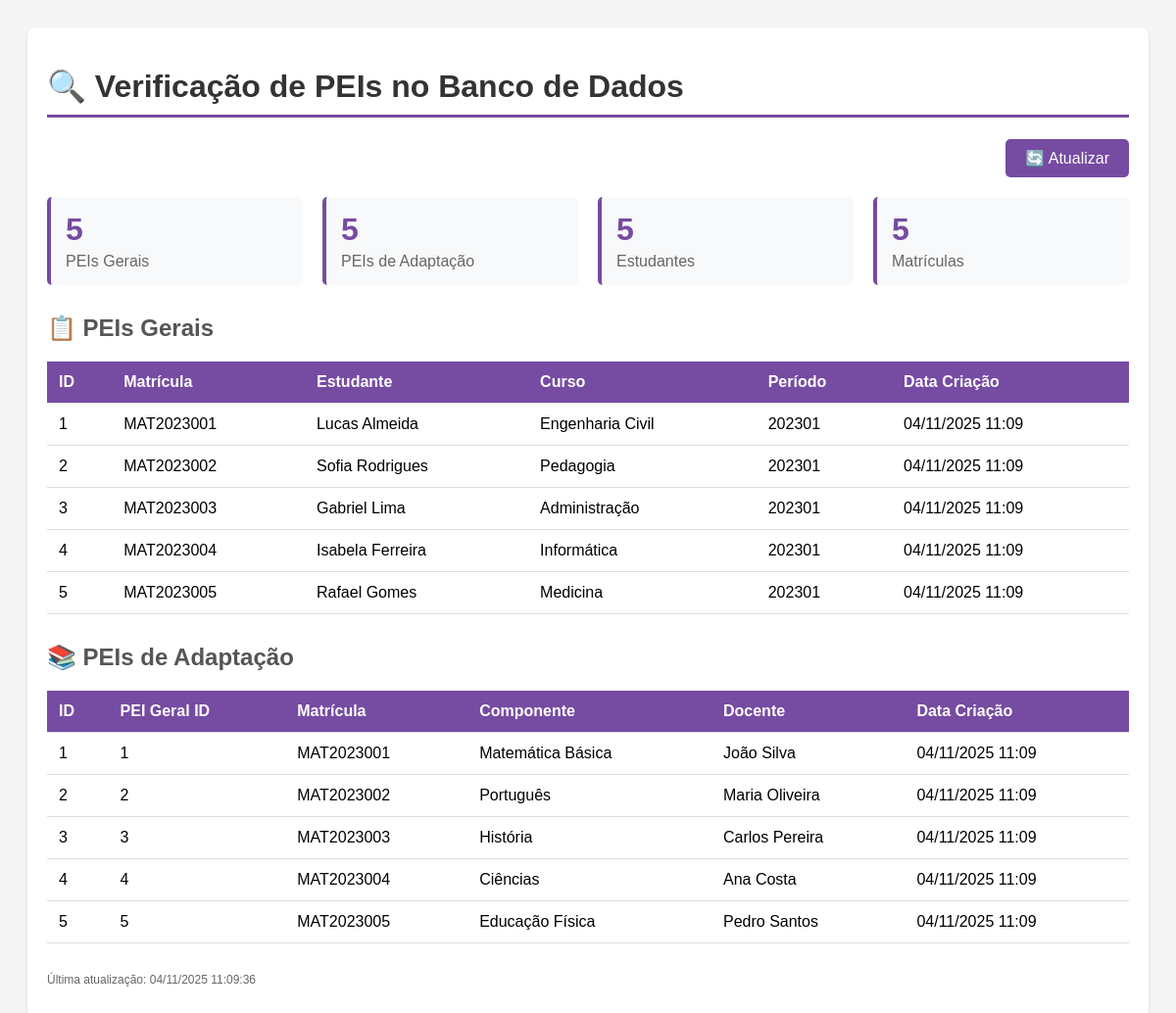
The app's page /verificar-pei.php with its own data.
### tables this page shows
CREATE TABLE PEI_GERAL (
    id INT AUTO_INCREMENT,
    matricula VARCHAR(50) NOT NULL,
    periodo CHAR(10),
    dificuldades TEXT,
    interesses_habilidades TEXT,
    estrategias TEXT,
    data_criacao TIMESTAMP DEFAULT CURRENT_TIMESTAMP,
    data_atualizacao TIMESTAMP DEFAULT CURRENT_TIMESTAMP ON UPDATE CURRENT_TIMESTAMP,
    PRIMARY KEY(id),
    FOREIGN KEY (matricula) REFERENCES MATRICULAS(matricula)
);

CREATE TABLE ESTUDANTES (
    id_aluno INT AUTO_INCREMENT,
    cpf VARCHAR(14) NOT NULL UNIQUE,
    nome VARCHAR(255) NOT NULL,
    contato VARCHAR(20),
    endereco VARCHAR(500),
    precisa_atendimento_psicopedagogico TINYINT(1) DEFAULT 0,
    PRIMARY KEY(id_aluno)
);

CREATE TABLE CURSOS (
    codigo VARCHAR(50) NOT NULL,
    nome VARCHAR(255) NOT NULL,
    modalidade VARCHAR(100),
    carga_horaria INT,
    duracao VARCHAR(100),
    coordenador_cpf VARCHAR(14),
    PRIMARY KEY(codigo),
    FOREIGN KEY (coordenador_cpf) REFERENCES SERVIDORES(cpf)
);

CREATE TABLE PEI_ADAPTACAO (
    id INT AUTO_INCREMENT,
    pei_geral_id INT NOT NULL,
    codigo_componente INT NOT NULL,
    ementa TEXT,
    objetivo_geral TEXT,
    objetivos_especificos TEXT,
    conteudos TEXT,
    metodologia TEXT,
    avaliacao TEXT,
    comentarios_napne TEXT,
    docente VARCHAR(255),
    data_criacao TIMESTAMP DEFAULT CURRENT_TIMESTAMP,
    data_atualizacao TIMESTAMP DEFAULT CURRENT_TIMESTAMP ON UPDATE CURRENT_TIMESTAMP,
    PRIMARY KEY(id),
    FOREIGN KEY (pei_geral_id) REFERENCES PEI_GERAL(id),
    FOREIGN KEY (codigo_componente) REFERENCES COMPONENTES_CURRICULARES(codigo_componente)
);

CREATE TABLE COMPONENTES_CURRICULARES (
    codigo_componente INT NOT NULL,
    componente VARCHAR(255) NOT NULL,
    carga_horaria INT NOT NULL,
    PRIMARY KEY(codigo_componente)
);

### verificar-pei.php (the view, shortened to what this page needs)
<!DOCTYPE html>
<html lang="pt-BR">
<head>
</head>
<body>
    <div class="container">
        <h1>🔍 Verificação de PEIs no Banco de Dados</h1>
        <div style="text-align: right; margin-bottom: 20px;">
            <button class="refresh-btn" onclick="location.reload()">🔄 Atualizar</button>
        </div>
        <?php
        try {
            $pdo = Banco::getConexao();
            $stmt = $pdo->query("SELECT COUNT(*) as total FROM PEI_GERAL");
            $totalGeral = $stmt->fetch(PDO::FETCH_ASSOC)['total'];
            $stmt = $pdo->query("SELECT COUNT(*) as total FROM PEI_ADAPTACAO");
            $totalAdaptacao = $stmt->fetch(PDO::FETCH_ASSOC)['total'];
            $stmt = $pdo->query("SELECT COUNT(*) as total FROM MATRICULAS");
            $totalMatriculas = $stmt->fetch(PDO::FETCH_ASSOC)['total'];
            $stmt = $pdo->query("SELECT COUNT(*) as total FROM ESTUDANTES");
            $totalEstudantes = $stmt->fetch(PDO::FETCH_ASSOC)['total'];
            ?>
            <div class="stats">
                <div class="stat-box">
                    <div class="stat-number"><?php echo $totalGeral; ?></div>
                    <div class="stat-label">PEIs Gerais</div>
                </div>
                <div class="stat-box">
                    <div class="stat-number"><?php echo $totalAdaptacao; ?></div>
                    <div class="stat-label">PEIs de Adaptação</div>
                </div>
                <div class="stat-box">
                    <div class="stat-number"><?php echo $totalEstudantes; ?></div>
                    <div class="stat-label">Estudantes</div>
                </div>
                <div class="stat-box">
                    <div class="stat-number"><?php echo $totalMatriculas; ?></div>
                    <div class="stat-label">Matrículas</div>
                </div>
            </div>
            <h2>📋 PEIs Gerais</h2>
            <?php
            $stmt = $pdo->query("
                SELECT
                    pg.id,
                    pg.matricula,
                    pg.periodo,
                    pg.dificuldades,
                    pg.interesses_habilidades,
                    pg.estrategias,
                    pg.data_criacao,
                    e.nome as estudante_nome,
                    c.nome as curso_nome
                FROM PEI_GERAL pg
                LEFT JOIN MATRICULAS m ON pg.matricula = m.matricula
                LEFT JOIN ESTUDANTES e ON m.estudante_id = e.id_aluno
                LEFT JOIN CURSOS c ON m.curso_id = c.codigo
                ORDER BY pg.data_criacao DESC
                LIMIT 20
            ");
            $peisGeral = $stmt->fetchAll(PDO::FETCH_ASSOC);
            if (count($peisGeral) > 0) {
                echo "<table>";
                echo "<tr><th>ID</th><th>Matrícula</th><th>Estudante</th><th>Curso</th><th>Período</th><th>Data Criação</th></tr>";
                foreach ($peisGeral as $pei) {
                    echo "<tr>";
                    echo "<td>" . $pei['id'] . "</td>";
                    echo "<td>" . $pei['matricula'] . "</td>";
                    echo "<td>" . ($pei['estudante_nome'] ?: 'N/A') . "</td>";
                    echo "<td>" . ($pei['curso_nome'] ?: 'N/A') . "</td>";
                    echo "<td>" . ($pei['periodo'] ?: 'N/A') . "</td>";
                    echo "<td>" . date('d/m/Y H:i', strtotime($pei['data_criacao'])) . "</td>";
                    echo "</tr>";
                }
                echo "</table>";
            } else {
                echo "<p style='color: #666;'>Nenhum PEI Geral encontrado no banco.</p>";
            }
            ?>
            <h2>📚 PEIs de Adaptação</h2>
            <?php
            $stmt = $pdo->query("
                SELECT
                    pa.id,
                    pa.pei_geral_id,
                    pa.codigo_componente,
                    pa.docente,
                    pa.objetivo_geral,
                    pa.data_criacao,
                    cc.componente as nome_componente,
                    pg.matricula
                FROM PEI_ADAPTACAO pa
                LEFT JOIN COMPONENTES_CURRICULARES cc ON pa.codigo_componente = cc.codigo_componente
                LEFT JOIN PEI_GERAL pg ON pa.pei_geral_id = pg.id
                ORDER BY pa.data_criacao DESC
                LIMIT 20
            ");
            $peisAdaptacao = $stmt->fetchAll(PDO::FETCH_ASSOC);
            if (count($peisAdaptacao) > 0) {
                echo "<table>";
                echo "<tr><th>ID</th><th>PEI Geral ID</th><th>Matrícula</th><th>Componente</th><th>Docente</th><th>Data Criação</th></tr>";
                foreach ($peisAdaptacao as $pei) {
                    echo "<tr>";
                    echo "<td>" . $pei['id'] . "</td>";
                    echo "<td>" . $pei['pei_geral_id'] . "</td>";
                    echo "<td>" . ($pei['matricula'] ?: 'N/A') . "</td>";
                    echo "<td>" . ($pei['nome_componente'] ?: 'Código: ' . $pei['codigo_componente']) . "</td>";
                    echo "<td>" . ($pei['docente'] ?: 'N/A') . "</td>";
                    echo "<td>" . date('d/m/Y H:i', strtotime($pei['data_criacao'])) . "</td>";
                    echo "</tr>";
                }
                echo "</table>";
            } else {
                echo "<p style='color: #666;'>Nenhum PEI de Adaptação encontrado no banco.</p>";
            }
            ?>
            <p style="margin-top: 30px; color: #666; font-size: 12px;">
                Última atualização: <?php echo date('d/m/Y H:i:s'); ?>
            </p>
        <?php
        } catch (Exception $e) {
            echo "<p style='color: red;'>❌ Erro ao conectar com o banco: " . $e->getMessage() . "</p>";
        }
        ?>
    </div>
</body>
</html>

### verificar-pei.php (style rules this page uses)
body { font-family: Arial, sans-serif; padding: 20px; background: #f5f5f5; }
.container { max-width: 1200px; margin: 0 auto; background: white; padding: 20px; border-radius: 8px; box-shadow: 0 2px 4px rgba(0,0,0,0.1); }
h1 { color: #333; border-bottom: 3px solid #764ba2; padding-bottom: 10px; }
h2 { color: #555; margin-top: 30px; }
table { width: 100%; border-collapse: collapse; margin: 20px 0; }
th, td { padding: 12px; text-align: left; border-bottom: 1px solid #ddd; }
th { background-color: #764ba2; color: white; }
.stats { display: flex; gap: 20px; margin: 20px 0; }
.stat-box { flex: 1; padding: 15px; background: #f8f9fa; border-radius: 5px; border-left: 4px solid #764ba2; }
.stat-number { font-size: 32px; font-weight: bold; color: #764ba2; }
.stat-label { color: #666; margin-top: 5px; }
.refresh-btn { background: #764ba2; color: white; padding: 10px 20px; border: none; border-radius: 5px; cursor: pointer; font-size: 16px; }

### records on screen
pei_geral: id "1", matricula "MAT2023001", estudantes.nome "Lucas Almeida", cursos.nome "Engenharia Civil", periodo "202301", data_criacao "04/11/2025 11:09"
pei_geral: id "2", matricula "MAT2023002", estudantes.nome "Sofia Rodrigues", cursos.nome "Pedagogia", periodo "202301", data_criacao "04/11/2025 11:09"
pei_geral: id "3", matricula "MAT2023003", estudantes.nome "Gabriel Lima", cursos.nome "Administração", periodo "202301", data_criacao "04/11/2025 11:09"
pei_geral: id "4", matricula "MAT2023004", estudantes.nome "Isabela Ferreira", cursos.nome "Informática", periodo "202301", data_criacao "04/11/2025 11:09"
pei_geral: id "5", matricula "MAT2023005", estudantes.nome "Rafael Gomes", cursos.nome "Medicina", periodo "202301", data_criacao "04/11/2025 11:09"
pei_adaptacao: id "1", pei_geral "1", pei_geral.matricula "MAT2023001", codigo_componente.componente "Matemática Básica", docente "João Silva", data_criacao "04/11/2025 11:09"
pei_adaptacao: id "2", pei_geral "2", pei_geral.matricula "MAT2023002", codigo_componente.componente "Português", docente "Maria Oliveira", data_criacao "04/11/2025 11:09"
pei_adaptacao: id "3", pei_geral "3", pei_geral.matricula "MAT2023003", codigo_componente.componente "História", docente "Carlos Pereira", data_criacao "04/11/2025 11:09"
pei_adaptacao: id "4", pei_geral "4", pei_geral.matricula "MAT2023004", codigo_componente.componente "Ciências", docente "Ana Costa", data_criacao "04/11/2025 11:09"
pei_adaptacao: id "5", pei_geral "5", pei_geral.matricula "MAT2023005", codigo_componente.componente "Educação Física", docente "Pedro Santos", data_criacao "04/11/2025 11:09"

### other values on screen
$totalGeral "5"
$totalAdaptacao "5"
$totalEstudantes "5"
$totalMatriculas "5"
